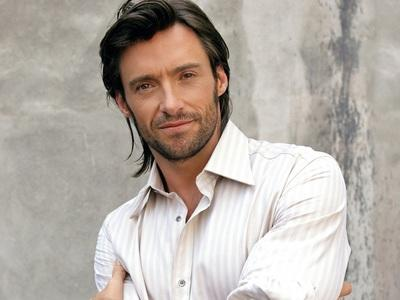
#> input picture openCV/wolf.jpg, 400 x 300 px
$ python test.py
#> lines starting #> are read from the running program, lines starting #| are printed output that depends on the picture; after the words box and inside, x2 and y2 are one past the last pixel; in counts of white or black regions, pixels touching at a corner belong together
import cv2
import datetime
import time
import numpy as np


face_cascade = cv2.CascadeClassifier(r'C:\Users\Administrator\AppData\Local\Programs\Python\Python37\Lib\site-packages\cv2\data\haarcascade_frontalface_default.xml')

startTime = datetime.datetime.now()

img = cv2.imread('wolf.jpg')
#> img is the input picture: shape (300, 400, 3); mean B, G, R 166.3, 173.7, 182
gray_img = cv2.cvtColor(img,cv2.COLOR_BGR2GRAY)   #将图像转换为灰色
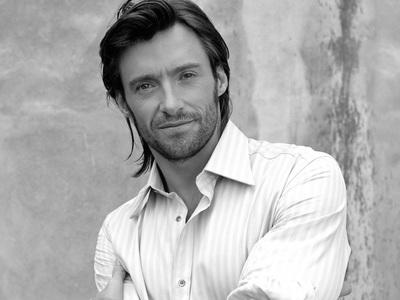
#> gray_img: shape (300, 400); min 0, max 255, mean 175.3

'''
x = y =200
w = 300
color = (0,0,255)
cv2.rectangle(gray_img,(x,y),(x+w,y+w),color,1)
'''

color=(0,255,0)

faceRects = face_cascade.detectMultiScale(
    gray_img,scaleFactor=1.2,minNeighbors=3,minSize=(32,32),flags=cv2.CASCADE_SCALE_IMAGE)
#> faceRects = [[109, 34, 120, 120]]
if len(faceRects):
    for faceRect in faceRects:
        x,y,w,h = faceRect
        cv2.rectangle(img, (x, y), (x + h, y + w), color, 2)
         # 左眼
        cv2.circle(img, (x + w // 4, y + h // 4 + 30), min(w // 8, h // 8),
                       color)
         #右眼
        cv2.circle(img, (x + 3 * w // 4, y + h // 4 + 30), min(w // 8, h // 8),
                       color)
         #嘴巴
        cv2.rectangle(img, (x + 3 * w // 8, y + 3 * h // 4),
                          (x + 5 * w // 8, y + 7 * h // 8), color)
#> this loop made 1 pass
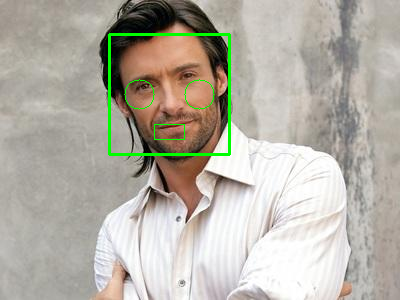
#> img: shape (300, 400, 3); 1.41% of pixels changed, all inside (x1, y1, x2, y2) = (108, 33, 231, 156)


endTime = datetime.datetime.now()
print((endTime - startTime))
cv2.imshow('Image',img)  #显示图像

while True:
    if cv2.getWindowProperty('Image', 0) == -1: #当窗口关闭时为-1，显示时为0
        break
    cv2.waitKey(1)

cv2.destroyAllWindows() #释放窗体资源

$ run again, with openCV/1.jpg copied over openCV/wolf.jpg
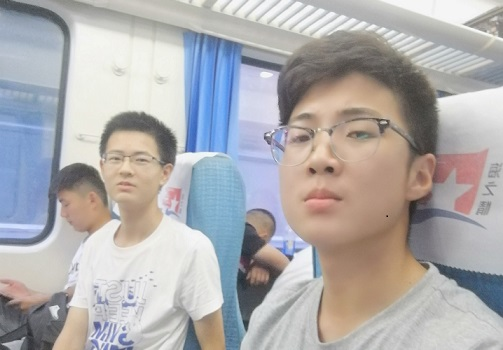
#> input picture openCV/1.jpg, 503 x 350 px
#> img is the input picture: shape (350, 503, 3); mean B, G, R 173.7, 172.7, 174.8
#> `gray_img = cv2.cvtColor(img,cv2.COLOR_BGR2GRAY)`:
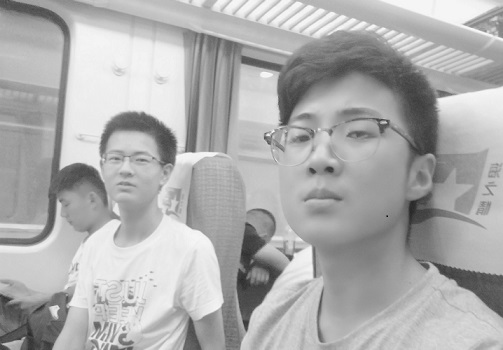
#> gray_img: shape (350, 503); min 7, max 255, mean 173.4
#> faceRects = [[96, 132, 68, 68], [252, 71, 158, 158]]
#> the loop `for faceRect in faceRects:` made 2 passes
#> after the loop `for faceRect in faceRects:`:
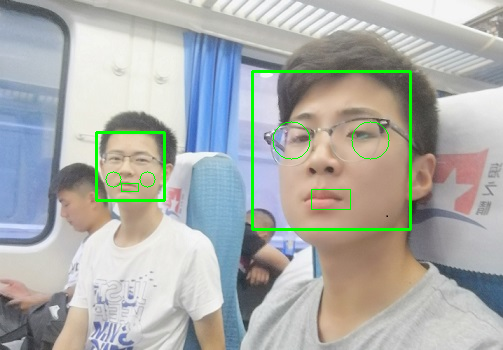
#> img: shape (350, 503, 3); 1.8% of pixels changed, all inside (x1, y1, x2, y2) = (95, 70, 412, 231)
